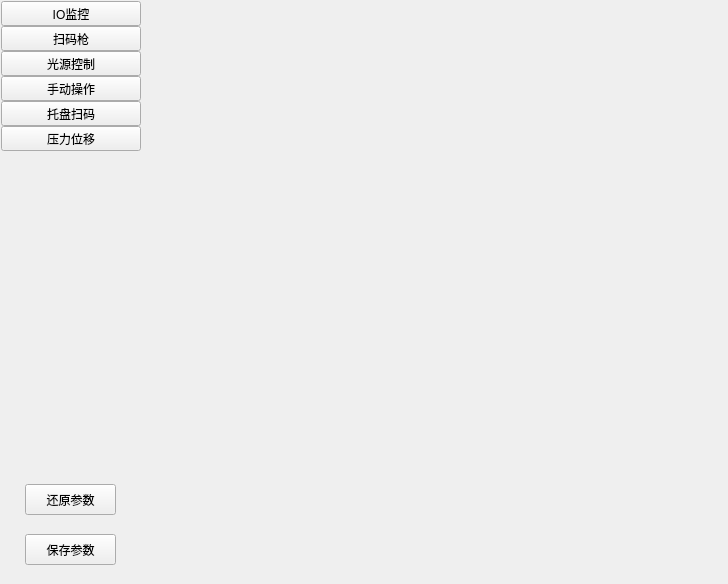
<?xml version="1.0" encoding="UTF-8"?>
<ui version="4.0">
 <class>WidgetManualDebug</class>
 <widget class="QWidget" name="WidgetManualDebug">
  <property name="geometry">
   <rect>
    <x>0</x>
    <y>0</y>
    <width>728</width>
    <height>584</height>
   </rect>
  </property>
  <property name="windowTitle">
   <string>Form</string>
  </property>
  <layout class="QHBoxLayout" name="horizontalLayout">
   <property name="leftMargin">
    <number>1</number>
   </property>
   <property name="topMargin">
    <number>1</number>
   </property>
   <property name="rightMargin">
    <number>6</number>
   </property>
   <property name="bottomMargin">
    <number>0</number>
   </property>
   <item>
    <widget class="QWidget" name="widgetLeftBar" native="true">
     <property name="minimumSize">
      <size>
       <width>120</width>
       <height>0</height>
      </size>
     </property>
     <property name="maximumSize">
      <size>
       <width>140</width>
       <height>16777215</height>
      </size>
     </property>
     <layout class="QVBoxLayout" name="verticalLayout_2">
      <property name="spacing">
       <number>0</number>
      </property>
      <property name="leftMargin">
       <number>0</number>
      </property>
      <property name="topMargin">
       <number>0</number>
      </property>
      <property name="rightMargin">
       <number>0</number>
      </property>
      <property name="bottomMargin">
       <number>0</number>
      </property>
      <item>
       <widget class="QToolButton" name="btnIOMonitor_1">
        <property name="sizePolicy">
         <sizepolicy hsizetype="Expanding" vsizetype="Fixed">
          <horstretch>0</horstretch>
          <verstretch>0</verstretch>
         </sizepolicy>
        </property>
        <property name="text">
         <string>IO监控</string>
        </property>
       </widget>
      </item>
      <item>
       <widget class="QToolButton" name="btnScanCode_2">
        <property name="sizePolicy">
         <sizepolicy hsizetype="Expanding" vsizetype="Fixed">
          <horstretch>0</horstretch>
          <verstretch>0</verstretch>
         </sizepolicy>
        </property>
        <property name="text">
         <string>扫码枪</string>
        </property>
       </widget>
      </item>
      <item>
       <widget class="QToolButton" name="btnLight_3">
        <property name="sizePolicy">
         <sizepolicy hsizetype="Expanding" vsizetype="Fixed">
          <horstretch>0</horstretch>
          <verstretch>0</verstretch>
         </sizepolicy>
        </property>
        <property name="text">
         <string>光源控制</string>
        </property>
       </widget>
      </item>
      <item>
       <widget class="QToolButton" name="btnGrip_4">
        <property name="sizePolicy">
         <sizepolicy hsizetype="Expanding" vsizetype="Fixed">
          <horstretch>0</horstretch>
          <verstretch>0</verstretch>
         </sizepolicy>
        </property>
        <property name="text">
         <string>手动操作</string>
        </property>
       </widget>
      </item>
      <item>
       <widget class="QToolButton" name="btnTrayScan_5">
        <property name="sizePolicy">
         <sizepolicy hsizetype="Expanding" vsizetype="Fixed">
          <horstretch>0</horstretch>
          <verstretch>0</verstretch>
         </sizepolicy>
        </property>
        <property name="text">
         <string>托盘扫码</string>
        </property>
       </widget>
      </item>
      <item>
       <widget class="QToolButton" name="btnPressDisp_6">
        <property name="sizePolicy">
         <sizepolicy hsizetype="Expanding" vsizetype="Fixed">
          <horstretch>0</horstretch>
          <verstretch>0</verstretch>
         </sizepolicy>
        </property>
        <property name="text">
         <string>压力位移</string>
        </property>
       </widget>
      </item>
      <item>
       <spacer name="verticalSpacer_2">
        <property name="orientation">
         <enum>Qt::Vertical</enum>
        </property>
        <property name="sizeHint" stdset="0">
         <size>
          <width>20</width>
          <height>471</height>
         </size>
        </property>
       </spacer>
      </item>
      <item>
       <widget class="QWidget" name="widget_Param" native="true">
        <property name="sizePolicy">
         <sizepolicy hsizetype="Preferred" vsizetype="Fixed">
          <horstretch>0</horstretch>
          <verstretch>0</verstretch>
         </sizepolicy>
        </property>
        <property name="minimumSize">
         <size>
          <width>0</width>
          <height>110</height>
         </size>
        </property>
        <widget class="QPushButton" name="btnUpdateUI">
         <property name="geometry">
          <rect>
           <x>24</x>
           <y>10</y>
           <width>91</width>
           <height>31</height>
          </rect>
         </property>
         <property name="text">
          <string>还原参数</string>
         </property>
        </widget>
        <widget class="QPushButton" name="btnSaveParam">
         <property name="geometry">
          <rect>
           <x>24</x>
           <y>60</y>
           <width>91</width>
           <height>31</height>
          </rect>
         </property>
         <property name="text">
          <string>保存参数</string>
         </property>
        </widget>
       </widget>
      </item>
     </layout>
    </widget>
   </item>
   <item>
    <widget class="QWidget" name="widgetFunc" native="true">
     <layout class="QGridLayout" name="gridLayout_2">
      <property name="leftMargin">
       <number>0</number>
      </property>
      <property name="topMargin">
       <number>0</number>
      </property>
      <property name="rightMargin">
       <number>0</number>
      </property>
      <property name="bottomMargin">
       <number>0</number>
      </property>
      <item row="0" column="0">
       <widget class="QStackedWidget" name="stackedWidget"/>
      </item>
      <item row="1" column="0">
       <widget class="WidgetLog" name="widget_Log" native="true">
        <property name="minimumSize">
         <size>
          <width>0</width>
          <height>190</height>
         </size>
        </property>
        <property name="maximumSize">
         <size>
          <width>16777215</width>
          <height>190</height>
         </size>
        </property>
       </widget>
      </item>
     </layout>
    </widget>
   </item>
  </layout>
 </widget>
 <customwidgets>
  <customwidget>
   <class>WidgetLog</class>
   <extends>QWidget</extends>
   <header>../Common/WidgetLog.h</header>
   <container>1</container>
  </customwidget>
 </customwidgets>
 <resources/>
 <connections/>
</ui>
